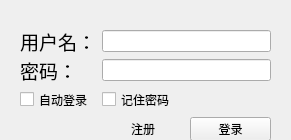
<?xml version="1.0" encoding="UTF-8"?>
<ui version="4.0">
 <class>login</class>
 <widget class="QWidget" name="login">
  <property name="windowModality">
   <enum>Qt::NonModal</enum>
  </property>
  <property name="geometry">
   <rect>
    <x>0</x>
    <y>0</y>
    <width>291</width>
    <height>140</height>
   </rect>
  </property>
  <property name="windowTitle">
   <string>软件登陆</string>
  </property>
  <property name="windowIcon">
   <iconset resource="res.qrc">
    <normaloff>:/res/ico.ico</normaloff>:/res/ico.ico</iconset>
  </property>
  <widget class="QWidget" name="formLayoutWidget">
   <property name="geometry">
    <rect>
     <x>20</x>
     <y>30</y>
     <width>251</width>
     <height>111</height>
    </rect>
   </property>
   <layout class="QFormLayout" name="formLayout">
    <item row="0" column="0">
     <widget class="QLabel" name="name">
      <property name="font">
       <font>
        <family>方正瘦金书简体</family>
        <pointsize>14</pointsize>
       </font>
      </property>
      <property name="text">
       <string>用户名：</string>
      </property>
     </widget>
    </item>
    <item row="0" column="1">
     <widget class="QLineEdit" name="name1"/>
    </item>
    <item row="1" column="0">
     <widget class="QLabel" name="code">
      <property name="font">
       <font>
        <family>方正瘦金书简体</family>
        <pointsize>14</pointsize>
       </font>
      </property>
      <property name="text">
       <string>密码：</string>
      </property>
     </widget>
    </item>
    <item row="1" column="1">
     <widget class="QLineEdit" name="code1"/>
    </item>
    <item row="2" column="0">
     <widget class="QCheckBox" name="autologin">
      <property name="text">
       <string>自动登录</string>
      </property>
     </widget>
    </item>
    <item row="2" column="1">
     <widget class="QCheckBox" name="remeber">
      <property name="text">
       <string>记住密码</string>
      </property>
     </widget>
    </item>
    <item row="3" column="1">
     <layout class="QHBoxLayout" name="horizontalLayout">
      <item>
       <widget class="QPushButton" name="entrybutton">
        <property name="text">
         <string>注册</string>
        </property>
        <property name="flat">
         <bool>true</bool>
        </property>
       </widget>
      </item>
      <item>
       <widget class="QPushButton" name="loginbutton">
        <property name="text">
         <string>登录</string>
        </property>
       </widget>
      </item>
     </layout>
    </item>
   </layout>
  </widget>
 </widget>
 <resources>
  <include location="res.qrc"/>
 </resources>
 <connections/>
</ui>
